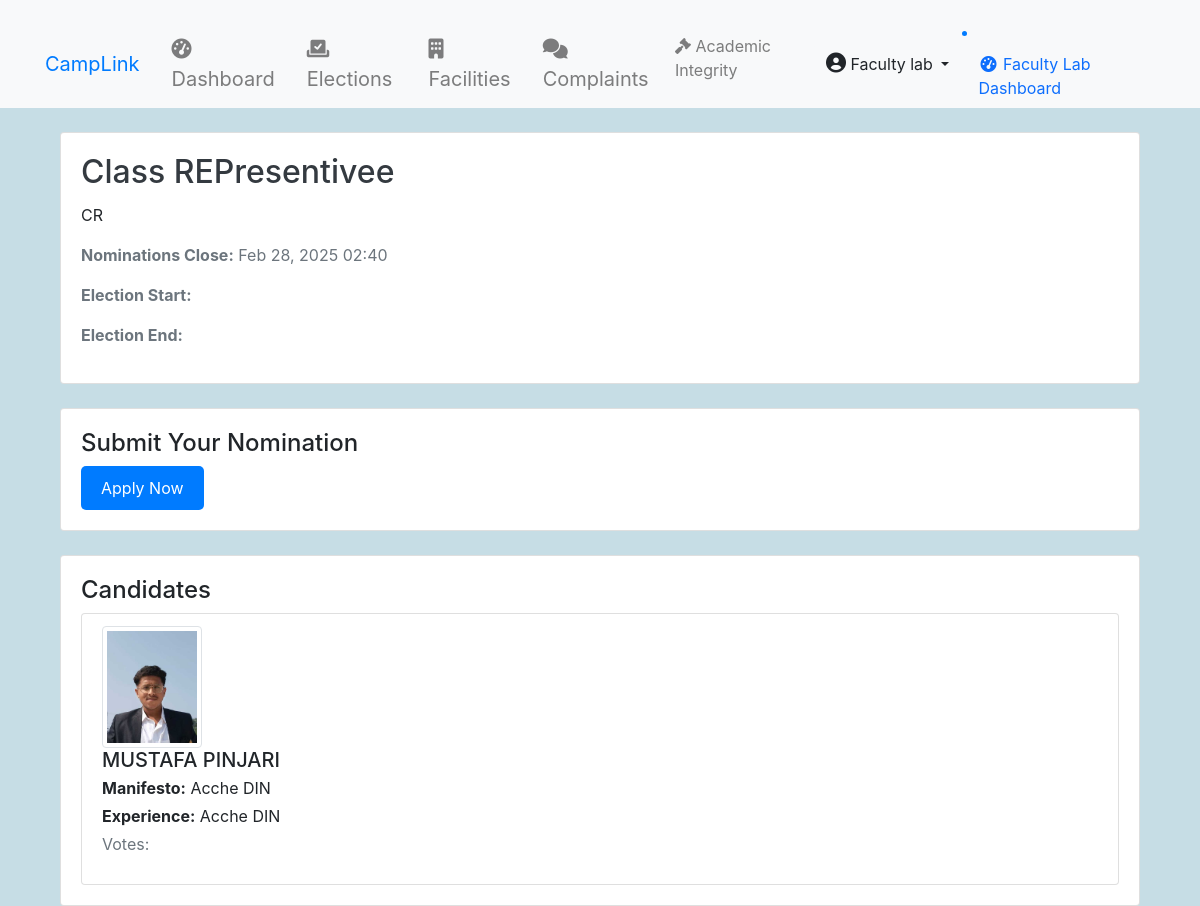
The page /elections/1/ (signed in) on the database its author committed.
### accounts/models.py (models this page shows, shortened)
class User(AbstractUser):
    ROLE_CHOICES = (
        ('student', 'Student'),
        ('faculty', 'Faculty'),
        ('admin', 'Admin'),
    )
    DEPARTMENT_CHOICES = (
        ('CSE', 'Computer Science'),
        ('ECE', 'Electronics'),
        ('ME', 'Mechanical'),
        ('CE', 'Civil'),
    )
    DIVISION_CHOICES = (
        ('A', 'Division A'),
        ('B', 'Division B'),
        ('C', 'Division C'),
    )
    CLASS_YEAR_CHOICES = (
        ('1', 'First Year'),
        ('2', 'Second Year'),
        ('3', 'Third Year'),
        ('4', 'Fourth Year'),
    )
    role = models.CharField(max_length=20, choices=ROLE_CHOICES)
    department = models.CharField(max_length=50, choices=DEPARTMENT_CHOICES)
    division = models.CharField(max_length=1, choices=DIVISION_CHOICES, blank=True, null=True)
    class_year = models.CharField(max_length=1, choices=CLASS_YEAR_CHOICES, blank=True, null=True)
    profile_picture = models.ImageField(upload_to='profile_pics/', blank=True, null=True)
    student_id = models.CharField(max_length=20, blank=True, null=True)
    phone = models.CharField(max_length=15)
    bio = models.TextField(max_length=500, blank=True)
    date_of_birth = models.DateField(null=True, blank=True)
    address = models.TextField(blank=True)
    linkedin_profile = models.URLField(max_length=200, blank=True)
    github_profile = models.URLField(max_length=200, blank=True)
    emergency_contact = models.CharField(max_length=15, blank=True)
    prn = models.CharField(max_length=20, unique=True, null=True, blank=True)
    groups = models.ManyToManyField(
        'auth.Group',
        related_name='custom_user_set',
        blank=True,
        help_text='The groups this user belongs to.',
        verbose_name='groups',
    )
    user_permissions = models.ManyToManyField(
        'auth.Permission',
        related_name='custom_user_set',
        blank=True,
        help_text='Specific permissions for this user.',
        verbose_name='user permissions',
    )
    health_requests = models.TextField(blank=True)  # Field to store health requests
    leave_requests = models.TextField(blank=True)    # Field to store leave requests
    def get_full_name(self):
        return f"{self.first_name} {self.last_name}".strip()

### elections/models.py (models this page shows, shortened)
class Election(models.Model):
    title = models.CharField(max_length=200)
    description = models.TextField()
    nomination_start_date = models.DateTimeField()
    nomination_end_date = models.DateTimeField()
    voting_start_date = models.DateTimeField(default=timezone.now)
    voting_end_date = models.DateTimeField()
    created_at = models.DateTimeField(auto_now_add=True)

class Nomination(models.Model):
    STATUS_CHOICES = (
        ('pending', 'Pending'),
        ('approved', 'Approved'),
        ('rejected', 'Rejected'),
        ('withdrawn', 'Withdrawn'),
    )
    election = models.ForeignKey(Election, on_delete=models.CASCADE)
    user = models.ForeignKey(settings.AUTH_USER_MODEL, on_delete=models.CASCADE)  # This is the candidate
    status = models.CharField(max_length=20, choices=STATUS_CHOICES, default='pending')
    manifesto = models.TextField(blank=True)
    experience = models.TextField(blank=True)
    achievements = models.TextField(blank=True)
    profile_picture = models.ImageField(upload_to='nominations/', blank=True, null=True)
    admin_remarks = models.TextField(blank=True)
    created_at = models.DateTimeField(auto_now_add=True)

### elections/views.py (the view)
# urls.py: path('<int:election_id>/', views.election_detail, name='election_detail'),
@login_required
def election_detail(request, election_id):
    election = get_object_or_404(Election, pk=election_id)
    nominations = Nomination.objects.filter(election=election, status='approved')
    user_has_voted = Vote.objects.filter(voter=request.user, election=election).exists()
    user_nomination = Nomination.objects.filter(election=election, user=request.user).first()
    can_nominate = timezone.now() < election.nomination_end_date and user_nomination is None
    context = {
        'election': election,
        'nominations': nominations,
        'user_nomination': user_nomination,
        'can_nominate': can_nominate,
        'user_has_voted': user_has_voted,
        'now': timezone.now(),  # Add current time for comparison
    }
    return render(request, 'elections/election_detail.html', context)

### elections/templates/elections/election_detail.html (shortened to what this page needs)
{% extends 'base.html' %}
{% load crispy_forms_tags %}
{% load election_tags %}
{% block content %}
<div class="container mt-4">
    <div class="card mb-4">
        <div class="card-body">
            <h2 class="card-title">{{ election.title }}</h2>
            <p class="card-text">{{ election.description }}</p>
            <div class="text-muted mb-3">
                <p><strong>Nominations Close:</strong> {{ election.nomination_end_date|date:"M d, Y H:i" }}</p>
                <p><strong>Election Start:</strong> {{ election.start_date|date:"M d, Y H:i" }}</p>
                <p><strong>Election End:</strong> {{ election.end_date|date:"M d, Y H:i" }}</p>
            </div>
        </div>
    </div>
    {% if user_nomination %}
        <div class="alert alert-info">
            <h4>Your Nomination Status</h4>
            <p>Status: <span class="badge bg-{{ user_nomination.status|get_status_color }}">
                {{ user_nomination.status }}
            </span></p>
        </div>
    {% elif can_nominate %}
        <div class="card mb-4">
            <div class="card-body">
                <h4>Submit Your Nomination</h4>
                <a href="{% url 'elections:apply_nomination' election.id %}" class="btn btn-primary">
                    Apply Now
                </a>
            </div>
        </div>
    {% else %}
        <div class="alert alert-warning">
            <p>You are not eligible to apply for this election.</p>
        </div>
    {% endif %}
    {% if nominations %}
        <div class="card mt-3">
            <div class="card-body">
                <h4>Candidates</h4>
                <div class="list-group">
                {% for nomination in nominations %}
                    <div class="list-group-item">
                        {% if nomination.profile_picture %}
                            <img src="{{ nomination.profile_picture.url }}" alt="Profile Picture" class="img-thumbnail" style="max-width: 100px;">
                        {% endif %}
                        <h5 class="mb-1">{{ nomination.user.get_full_name|default:nomination.user.username }}</h5>
                        <p class="mb-1"><strong>Manifesto:</strong> {{ nomination.manifesto }}</p>
                        {% if nomination.experience %}
                            <p class="mb-1"><strong>Experience:</strong> {{ nomination.experience }}</p>
                        {% endif %}
                        <p class="text-muted">Votes: <span id="vote-count-{{ nomination.id }}">{{ nomination.vote_count }}</span></p>
                    </div>
                {% endfor %}
                </div>
            </div>
        </div>
    {% else %}
        <div class="alert alert-info">
            No approved nominations yet.
        </div>
    {% endif %}
</div>
{% endblock %}

### templates/base.html (shortened to what this page needs)
{% load static %}
<!DOCTYPE html>
<html lang="en">
<head>
    <link href="https://cdn.jsdelivr.net/npm/bootstrap@5.1.3/dist/css/bootstrap.min.css" rel="stylesheet">
    <link href="https://stackpath.bootstrapcdn.com/bootstrap/4.5.2/css/bootstrap.min.css" rel="stylesheet">
    <link rel="stylesheet" href="{% static 'css/styles.css' %}">
    <link rel="stylesheet" href="https://cdnjs.cloudflare.com/ajax/libs/font-awesome/6.0.0-beta3/css/all.min.css">
    <link rel="stylesheet" href="https://cdnjs.cloudflare.com/ajax/libs/sweetalert/1.1.3/sweetalert.min.css">
</head>
<body>
    <nav class="navbar navbar-expand-lg navbar-light bg-light py-0">
        <div class="container">
            <a class="navbar-brand text-primary" href="{% url 'accounts:dashboard' %}">CampLink</a>
            <div class="collapse navbar-collapse" id="navbarNav">
                {% if user.is_authenticated %}
                    <ul class="navbar-nav mx-auto">
                        <li class="nav-item mx-2">
                            <a class="nav-link fs-5" href="{% url 'accounts:dashboard' %}">
                                <i class="fas fa-tachometer-alt"></i> Dashboard
                            </a>
                        </li>
                        <li class="nav-item mx-2">
                            <a class="nav-link fs-5" href="{% url 'elections:election_list' %}">
                                <i class="fas fa-vote-yea"></i> Elections
                            </a>
                        </li>
                        <li class="nav-item mx-2">
                            <a class="nav-link fs-5" href="{% url 'facilities:facility_list' %}">
                                <i class="fas fa-building"></i> Facilities
                            </a>
                        </li>
                        <li class="nav-item mx-2">
                            <a class="nav-link fs-5" href="{% url 'complaints:list' %}">
                                <i class="fas fa-comments"></i> Complaints
                            </a>
                        </li>
                        <li class="nav-item">
                            <a class="nav-link" href="{% url 'academic_integrity:case_list' %}">
                                <i class="fas fa-gavel"></i> Academic Integrity
                            </a>
                        </li>
                    </ul>
                    <ul class="navbar-nav">
                        <li class="nav-item dropdown">
                            <a class="btn btn-light dropdown-toggle" href="#" id="navbarDropdown" role="button" data-bs-toggle="dropdown" aria-expanded="false">
                                <i class="fas fa-user-circle" style="font-size: 20px;"></i> {{ user.get_full_name|default:user.username }}
                            </a>
                        </li>
                    </ul>
                    {% if user.is_authenticated and user.role == 'admin' %}
                        <li class="nav-item">
                            <a class="nav-link" href="{% url 'accounts:admin_dashboard' %}">
                                <i class="fas fa-fw fa-tachometer-alt"></i>
                                <span>Admin Dashboard</span>
                            </a>
                        </li>
                    {% elif user.is_authenticated and user.role == 'faculty-lab' %}
                        <li class="nav-item">
                            <a class="nav-link" href="{% url 'accounts:faculty_lab_dashboard' %}">
                                <i class="fas fa-fw fa-tachometer-alt"></i>
                                <span>Faculty Lab Dashboard</span>
                            </a>
                        </li>
                    {% endif %}
                {% endif %}
            </div>
        </div>
    </nav>
    <div class="container mt-4">
        {% block content %}{% endblock %}
    </div>
</body>
</html>

### static/css/styles.css (style rules this page uses)
body { background-color: #c6dde5; }
.navbar { background: rgba(255, 255, 255, 0.695); backdrop-filter: blur(10px); color: #007bff; position: relative; z-index: 1000; }
h2, h3 { color: #343a40; }
.card { transition: transform 0.2s; }
.btn-primary { background-color: #007bff; border-color: #007bff; }
.container { margin-top: 20px; }
.btn-primary { background-color: #007bff; border: none; border-radius: 5px; padding: 10px 20px; transition: background-color 0.3s, transform 0.2s; }
.card-body { padding: 20px; }
.mb-3 { margin-bottom: 1rem; }

### rows shown on the page
User: get_full_name "Faculty lab"
Election: title "Class REPresentivee", description "CR", nomination_end_date "Feb 28, 2025 02:40"
Nomination: profile_picture (picture), user.get_full_name "MUSTAFA PINJARI", manifesto "Acche DIN", experience "Acche DIN"
